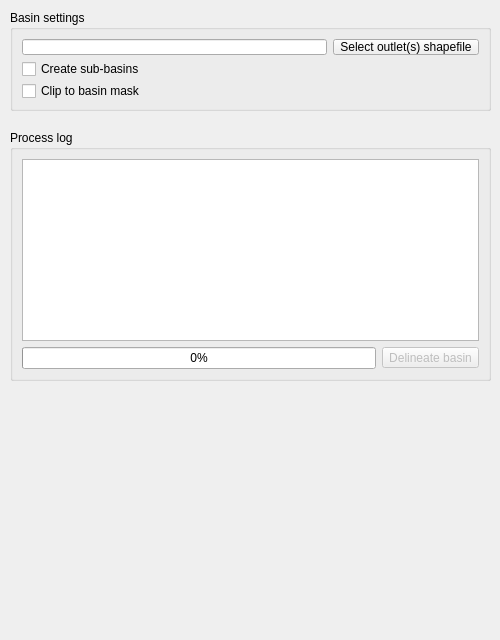
     <widget class="QWidget" name="basinDelineationTab">
      <attribute name="title">
       <string>Basin delineation</string>
      </attribute>
      <widget class="QGroupBox" name="processLog2GroupBox">
       <property name="geometry">
        <rect>
         <x>10</x>
         <y>130</y>
         <width>481</width>
         <height>251</height>
        </rect>
       </property>
       <property name="title">
        <string>Process log</string>
       </property>
       <property name="flat">
        <bool>true</bool>
       </property>
       <layout class="QGridLayout" name="gridLayout">
        <item row="1" column="1">
         <widget class="QToolButton" name="delineateButton">
          <property name="enabled">
           <bool>false</bool>
          </property>
          <property name="text">
           <string>Delineate basin</string>
          </property>
         </widget>
        </item>
        <item row="1" column="0">
         <widget class="QProgressBar" name="delineateProgressBar">
          <property name="value">
           <number>0</number>
          </property>
         </widget>
        </item>
        <item row="0" column="0" colspan="2">
         <widget class="QTextEdit" name="processLog2TextEdit">
          <property name="readOnly">
           <bool>true</bool>
          </property>
         </widget>
        </item>
       </layout>
      </widget>
      <widget class="QGroupBox" name="outletsGroupBox">
       <property name="geometry">
        <rect>
         <x>10</x>
         <y>10</y>
         <width>481</width>
         <height>101</height>
        </rect>
       </property>
       <property name="title">
        <string>Basin settings</string>
       </property>
       <property name="flat">
        <bool>true</bool>
       </property>
       <layout class="QVBoxLayout" name="verticalLayout_18">
        <item>
         <layout class="QHBoxLayout" name="horizontalLayout_14">
          <item>
           <widget class="QLineEdit" name="outletsLineEdit">
            <property name="readOnly">
             <bool>true</bool>
            </property>
           </widget>
          </item>
          <item>
           <widget class="QToolButton" name="selectOutletsButton">
            <property name="text">
             <string>Select outlet(s) shapefile</string>
            </property>
           </widget>
          </item>
         </layout>
        </item>
        <item>
         <widget class="QCheckBox" name="createSubBasinCheckBox">
          <property name="text">
           <string>Create sub-basins</string>
          </property>
         </widget>
        </item>
        <item>
         <widget class="QCheckBox" name="clipMaskCheckBox">
          <property name="text">
           <string>Clip to basin mask</string>
          </property>
         </widget>
        </item>
       </layout>
      </widget>
      <widget class="QLabel" name="label">
       <property name="geometry">
        <rect>
         <x>20</x>
         <y>390</y>
         <width>461</width>
         <height>241</height>
        </rect>
       </property>
       <property name="autoFillBackground">
        <bool>true</bool>
       </property>
       <property name="text">
        <string/>
       </property>
       <property name="pixmap">
        <pixmap resource="resources.qrc">:/plugins/SphyPlugin/images/delineation.png</pixmap>
       </property>
       <property name="scaledContents">
        <bool>true</bool>
       </property>
       <property name="margin">
        <number>5</number>
       </property>
      </widget>
     </widget>
